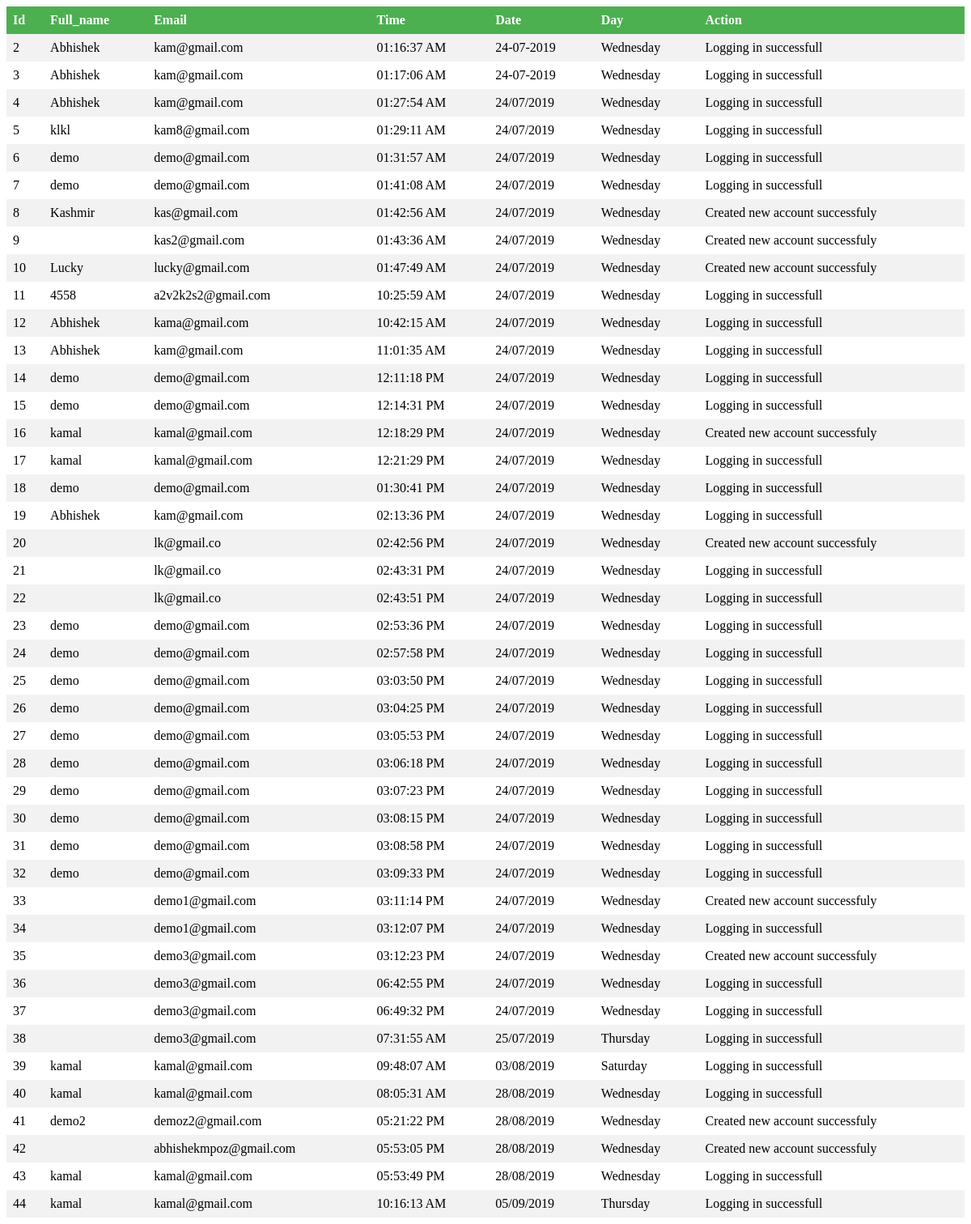
/all_user_activity.php, run on the app's committed database.
### tables this page shows
CREATE TABLE `user_activity` (
  `id` int(11) NOT NULL AUTO_INCREMENT,
  `Full_name` varchar(50) DEFAULT NULL,
  `Email` varchar(120) DEFAULT NULL,
  `Time` varchar(120) DEFAULT NULL,
  `Date` varchar(50) DEFAULT NULL,
  `Day` varchar(18) DEFAULT NULL,
  `Action` varchar(500) DEFAULT NULL,
  PRIMARY KEY (`id`)
);

### functions.php (the view, shortened to what this page needs)
<?php
function display_users_activity() {
    global $db;
    $sql = "SELECT * FROM user_activity";
    $result = mysqli_query($db, $sql);
$i=0;
while ($all_users_account = mysqli_fetch_assoc($result)) {
    if ($i==0) {
echo '<div class="log_attributes"><table>';
$show_data = "<tr>";
foreach ($all_users_account as $key => $value) {
        $show_data.= "<th>". ucwords($key)."</th>";
              }
      $show_data.= "</tr>";
echo $show_data;
$i=1;
}
$show_data = "<tr>";
        foreach ($all_users_account as $key => $value) {
          $show_data.= "<td>{$all_users_account[$key]}</td>";
        }
        $show_data.= "</tr>";
        echo $show_data;
  }
}
?>

### all_user_activity.php (shortened to what this page needs)
<!DOCTYPE html>
<html>
<head>
</head>
<body>
</body>
</html>
<?php
require_once('./database.php');
require_once("./functions.php");
display_users_activity();
?>

### all_user_activity.php (style rules this page uses)
.log_attributes table { border-collapse: collapse; width: 100%; height: 100%; }
th, td { text-align: left; padding: 8px; }
tr:nth-child(even) { background-color: #f2f2f2 }
th { position: sticky;top:0; background-color: #4CAF50; color: white; }

### data on the page
user_activity: key "Id", key "Full_name", key "Email", key "Time", key "Date", key "Day", key "Action", id "2", Full_name "Abhishek", Email "kam@gmail.com", Time "01:16:37 AM", Date "24-07-2019", Day "Wednesday", Action "Logging in successfull"
user_activity: id "3", Full_name "Abhishek", Email "kam@gmail.com", Time "01:17:06 AM", Date "24-07-2019", Day "Wednesday", Action "Logging in successfull"
user_activity: id "4", Full_name "Abhishek", Email "kam@gmail.com", Time "01:27:54 AM", Date "24/07/2019", Day "Wednesday", Action "Logging in successfull"
user_activity: id "5", Full_name "klkl", Email "kam8@gmail.com", Time "01:29:11 AM", Date "24/07/2019", Day "Wednesday", Action "Logging in successfull"
user_activity: id "6", Full_name "demo", Email "demo@gmail.com", Time "01:31:57 AM", Date "24/07/2019", Day "Wednesday", Action "Logging in successfull"
user_activity: id "7", Full_name "demo", Email "demo@gmail.com", Time "01:41:08 AM", Date "24/07/2019", Day "Wednesday", Action "Logging in successfull"
user_activity: id "8", Full_name "Kashmir", Email "kas@gmail.com", Time "01:42:56 AM", Date "24/07/2019", Day "Wednesday", Action "Created new account successfuly"
user_activity: id "9", Email "kas2@gmail.com", Time "01:43:36 AM", Date "24/07/2019", Day "Wednesday", Action "Created new account successfuly"
user_activity: id "10", Full_name "Lucky", Email "lucky@gmail.com", Time "01:47:49 AM", Date "24/07/2019", Day "Wednesday", Action "Created new account successfuly"
user_activity: id "11", Full_name "4558", Email "a2v2k2s2@gmail.com", Time "10:25:59 AM", Date "24/07/2019", Day "Wednesday", Action "Logging in successfull"
user_activity: id "12", Full_name "Abhishek", Email "kama@gmail.com", Time "10:42:15 AM", Date "24/07/2019", Day "Wednesday", Action "Logging in successfull"
user_activity: id "13", Full_name "Abhishek", Email "kam@gmail.com", Time "11:01:35 AM", Date "24/07/2019", Day "Wednesday", Action "Logging in successfull"
user_activity: id "14", Full_name "demo", Email "demo@gmail.com", Time "12:11:18 PM", Date "24/07/2019", Day "Wednesday", Action "Logging in successfull"
user_activity: id "15", Full_name "demo", Email "demo@gmail.com", Time "12:14:31 PM", Date "24/07/2019", Day "Wednesday", Action "Logging in successfull"
user_activity: id "16", Full_name "kamal", Email "kamal@gmail.com", Time "12:18:29 PM", Date "24/07/2019", Day "Wednesday", Action "Created new account successfuly"
user_activity: id "17", Full_name "kamal", Email "kamal@gmail.com", Time "12:21:29 PM", Date "24/07/2019", Day "Wednesday", Action "Logging in successfull"
user_activity: id "18", Full_name "demo", Email "demo@gmail.com", Time "01:30:41 PM", Date "24/07/2019", Day "Wednesday", Action "Logging in successfull"
user_activity: id "19", Full_name "Abhishek", Email "kam@gmail.com", Time "02:13:36 PM", Date "24/07/2019", Day "Wednesday", Action "Logging in successfull"
user_activity: id "20", Email "lk@gmail.co", Time "02:42:56 PM", Date "24/07/2019", Day "Wednesday", Action "Created new account successfuly"
user_activity: id "21", Email "lk@gmail.co", Time "02:43:31 PM", Date "24/07/2019", Day "Wednesday", Action "Logging in successfull"
user_activity: id "22", Email "lk@gmail.co", Time "02:43:51 PM", Date "24/07/2019", Day "Wednesday", Action "Logging in successfull"
user_activity: id "23", Full_name "demo", Email "demo@gmail.com", Time "02:53:36 PM", Date "24/07/2019", Day "Wednesday", Action "Logging in successfull"
user_activity: id "24", Full_name "demo", Email "demo@gmail.com", Time "02:57:58 PM", Date "24/07/2019", Day "Wednesday", Action "Logging in successfull"
user_activity: id "25", Full_name "demo", Email "demo@gmail.com", Time "03:03:50 PM", Date "24/07/2019", Day "Wednesday", Action "Logging in successfull"
user_activity: id "26", Full_name "demo", Email "demo@gmail.com", Time "03:04:25 PM", Date "24/07/2019", Day "Wednesday", Action "Logging in successfull"
user_activity: id "27", Full_name "demo", Email "demo@gmail.com", Time "03:05:53 PM", Date "24/07/2019", Day "Wednesday", Action "Logging in successfull"
user_activity: id "28", Full_name "demo", Email "demo@gmail.com", Time "03:06:18 PM", Date "24/07/2019", Day "Wednesday", Action "Logging in successfull"
user_activity: id "29", Full_name "demo", Email "demo@gmail.com", Time "03:07:23 PM", Date "24/07/2019", Day "Wednesday", Action "Logging in successfull"
user_activity: id "30", Full_name "demo", Email "demo@gmail.com", Time "03:08:15 PM", Date "24/07/2019", Day "Wednesday", Action "Logging in successfull"
user_activity: id "31", Full_name "demo", Email "demo@gmail.com", Time "03:08:58 PM", Date "24/07/2019", Day "Wednesday", Action "Logging in successfull"
user_activity: id "32", Full_name "demo", Email "demo@gmail.com", Time "03:09:33 PM", Date "24/07/2019", Day "Wednesday", Action "Logging in successfull"
user_activity: id "33", Email "demo1@gmail.com", Time "03:11:14 PM", Date "24/07/2019", Day "Wednesday", Action "Created new account successfuly"
user_activity: id "34", Email "demo1@gmail.com", Time "03:12:07 PM", Date "24/07/2019", Day "Wednesday", Action "Logging in successfull"
user_activity: id "35", Email "demo3@gmail.com", Time "03:12:23 PM", Date "24/07/2019", Day "Wednesday", Action "Created new account successfuly"
user_activity: id "36", Email "demo3@gmail.com", Time "06:42:55 PM", Date "24/07/2019", Day "Wednesday", Action "Logging in successfull"
user_activity: id "37", Email "demo3@gmail.com", Time "06:49:32 PM", Date "24/07/2019", Day "Wednesday", Action "Logging in successfull"
user_activity: id "38", Email "demo3@gmail.com", Time "07:31:55 AM", Date "25/07/2019", Day "Thursday", Action "Logging in successfull"
user_activity: id "39", Full_name "kamal", Email "kamal@gmail.com", Time "09:48:07 AM", Date "03/08/2019", Day "Saturday", Action "Logging in successfull"
user_activity: id "40", Full_name "kamal", Email "kamal@gmail.com", Time "08:05:31 AM", Date "28/08/2019", Day "Wednesday", Action "Logging in successfull"
user_activity: id "41", Full_name "demo2", Email "demoz2@gmail.com", Time "05:21:22 PM", Date "28/08/2019", Day "Wednesday", Action "Created new account successfuly"
user_activity: id "42", Email "abhishekmpoz@gmail.com", Time "05:53:05 PM", Date "28/08/2019", Day "Wednesday", Action "Created new account successfuly"
user_activity: id "43", Full_name "kamal", Email "kamal@gmail.com", Time "05:53:49 PM", Date "28/08/2019", Day "Wednesday", Action "Logging in successfull"
user_activity: id "44", Full_name "kamal", Email "kamal@gmail.com", Time "10:16:13 AM", Date "05/09/2019", Day "Thursday", Action "Logging in successfull"
